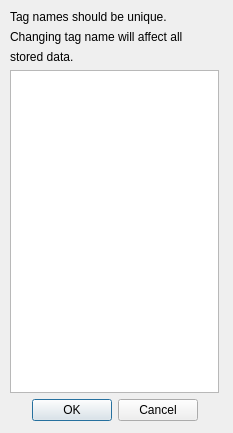
<?xml version="1.0" encoding="UTF-8"?>
<ui version="4.0">
 <class>TagEditorWidget</class>
 <widget class="QWidget" name="TagEditorWidget">
  <property name="geometry">
   <rect>
    <x>0</x>
    <y>0</y>
    <width>233</width>
    <height>433</height>
   </rect>
  </property>
  <property name="sizePolicy">
   <sizepolicy hsizetype="Fixed" vsizetype="Fixed">
    <horstretch>0</horstretch>
    <verstretch>0</verstretch>
   </sizepolicy>
  </property>
  <property name="windowTitle">
   <string>Tag Editor</string>
  </property>
  <widget class="QWidget" name="verticalLayoutWidget">
   <property name="geometry">
    <rect>
     <x>10</x>
     <y>10</y>
     <width>211</width>
     <height>411</height>
    </rect>
   </property>
   <layout class="QVBoxLayout" name="verticalLayout">
    <item>
     <widget class="QLabel" name="label">
      <property name="text">
       <string>Tag names should be unique. </string>
      </property>
     </widget>
    </item>
    <item>
     <widget class="QLabel" name="label_2">
      <property name="text">
       <string>Changing tag name will affect all</string>
      </property>
     </widget>
    </item>
    <item>
     <widget class="QLabel" name="label_3">
      <property name="text">
       <string>stored data.</string>
      </property>
     </widget>
    </item>
    <item>
     <widget class="QListView" name="listViewTags">
      <property name="sizePolicy">
       <sizepolicy hsizetype="Expanding" vsizetype="Expanding">
        <horstretch>0</horstretch>
        <verstretch>0</verstretch>
       </sizepolicy>
      </property>
      <property name="maximumSize">
       <size>
        <width>209</width>
        <height>16777215</height>
       </size>
      </property>
      <property name="sizeAdjustPolicy">
       <enum>QAbstractScrollArea::AdjustToContents</enum>
      </property>
     </widget>
    </item>
    <item alignment="Qt::AlignHCenter">
     <widget class="QDialogButtonBox" name="buttonBoxConfirm">
      <property name="sizePolicy">
       <sizepolicy hsizetype="Fixed" vsizetype="Fixed">
        <horstretch>0</horstretch>
        <verstretch>0</verstretch>
       </sizepolicy>
      </property>
      <property name="standardButtons">
       <set>QDialogButtonBox::Cancel|QDialogButtonBox::Ok</set>
      </property>
     </widget>
    </item>
   </layout>
  </widget>
 </widget>
 <resources/>
 <connections/>
</ui>
